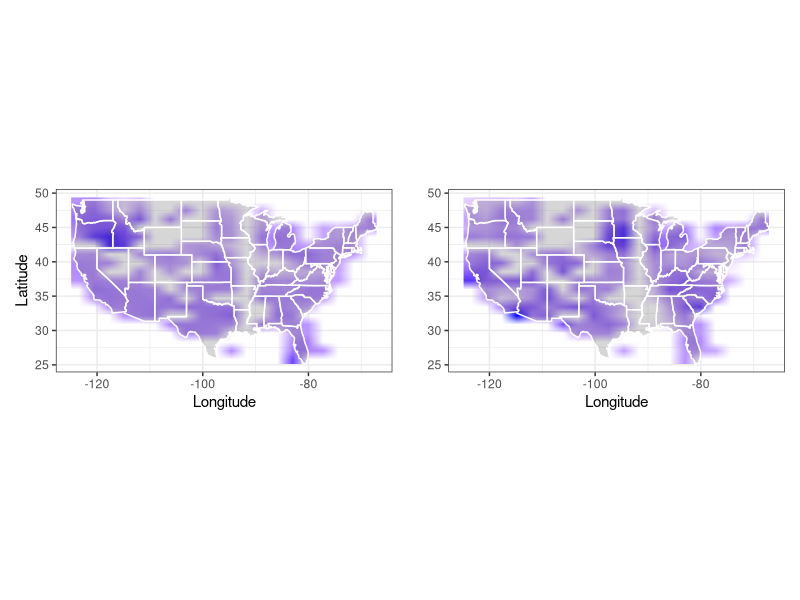

R code for this plot:
library(tidyverse)
library(scales)
library(patchwork)

B_hat <- read_csv("data/data_for_viz/B_hat_spatial_cars.csv")
coords <- read_csv("data/data_for_viz/new_coords_cars.csv")

# from original cars df
# range(cars_df$long)
# [1] -124.28400  -67.84049
# range(cars_df$lat)
# [1] 24.5552 48.9636

# from states
# range(state$long)
# [1] -124.68134  -67.00742
# range(state$lat)
# [1] 25.12993 49.38323

state <- map_data("state")

df <- tibble(long = coords$lat, lat = coords$long) #mixup between lon/lat locations

df$long <- rescale(df$long, to = range(state$long))
df$lat <- rescale(df$lat, to = range(state$lat))
n_bins <- 20

df$price <-  B_hat$X0
df$odometer <-  B_hat$X2

df <- df %>%
  mutate(long_cut = cut(long, breaks=seq(min(.$long), max(.$long), length.out = n_bins)),
         long_cut = str_sub(long_cut, 2, -2)) %>%
  separate(long_cut, c("long2", "long3"), sep = ",") %>%
  mutate_at(c("long2", "long3"), as.double)

df$long <- (df$long2 + df$long3)/2

df <- df %>%
  mutate(lat_cut = cut(lat, breaks=seq(min(.$lat), max(.$lat), length.out = n_bins)),
         lat_cut = str_sub(lat_cut, 2, -2)) %>%
  separate(lat_cut, c("lat2", "lat3"), sep = ",") %>%
  mutate_at(c("lat2", "lat3"), as.double)

df$lat <- (df$lat2 + df$lat3)/2

p1 <- ggplot(df, aes(long, lat)) +
  geom_raster(aes(fill = price), interpolate=TRUE) +
  labs(x = "Longitude", y = "Latitude") +
  scale_fill_continuous(low = "white", high = "blue") +
  theme(axis.title.x=element_blank(), axis.text.x=element_blank(), axis.ticks.x=element_blank(),
        axis.title.y=element_blank(), axis.text.y=element_blank(), axis.ticks.y=element_blank()) + 
  theme_bw() +
  geom_polygon(aes(group = group), data = state, color = "white", alpha = 0.2) +
  guides(fill="none") +
  coord_fixed(1.3)

p2 <- ggplot(df, aes(long, lat)) +
  geom_raster(aes(fill = odometer), interpolate=TRUE) +
  labs(x = "Longitude", y = "") +
  scale_fill_continuous(low = "white", high = "blue") +
  theme(axis.title.x=element_blank(), axis.text.x=element_blank(), axis.ticks.x=element_blank(),
        axis.title.y=element_blank(), axis.text.y=element_blank(), axis.ticks.y=element_blank()) + 
  theme_bw() +
  geom_polygon(aes(group = group), data = state, color = "white", alpha = 0.2) +
  guides(fill="none") +
  coord_fixed(1.3)

p <- p1 | p2

ggsave("images/B_hat_spatial_viz.png", p, device = "png", width = 16, height = 8, dpi = 300)
